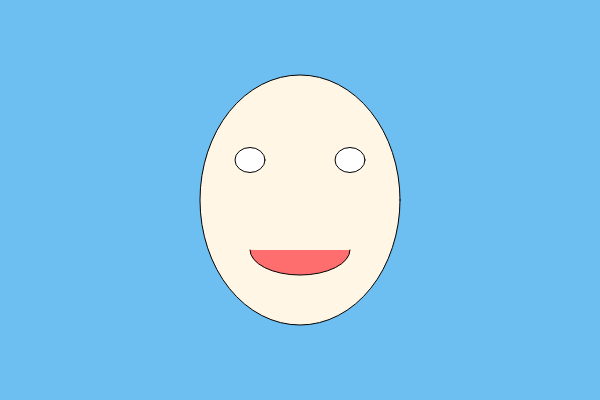
Frame 1 (no input)
Frame 60 (no input): identical to frame 1, image omitted
Frame 120 (the mouse pressed at the canvas centre since frame 60): identical to frame 1, image omitted

The p5.js sketch that drew this single still picture (run headless with seeded random() and noise() and a simulated clock; from frame 60 on, the mouse is pressed at the canvas centre):

// p5.js sketch
// ── sketch.js
function setup() {
  createCanvas(600, 400);//Tamany de l'àrea de dibuix
  //El primer número es l'amplada en pixels i el segon número es l'alçada en pixels.
}

function draw() {
  background(109,191,242);// Color del fons del dibuix.
  //El primer número es el nivell de vermell"R", el segon número es el nivell de verd "G" i el tercer número es l'entensitat de blau "B", per tant color RGB en html. Dintre de background o fons.
 fill(255,246,229);//Color de  la cara exterior.
  //En el cas del fill serà al mateix pero el que fa es omplir de color la figura següent que son dos ellipses.
  ellipse(300,200,200,250);//Forma de la cara exterior
  //El primer número es la posició x del centre de l'ellipse desde la cantonada superior esquerra que es al "0,0",el segon número es la posició "y" o alçada del centre de l'ellipse  i el tercer número l'amplada del ellipse. El quart número es l'alçada de l'ellipse.
     fill(255,255,255);//Color blanc dels ulls
  ellipse(250,160,30,25);   // Forma de l'ull dret perquè x=250   
    ellipse(350, 160,30,25); //Forma de l'ull esquerra perquè x=350          
     fill(255,110,110);//Color de la boca

arc(300,250,100,50,0,PI);//Forma de la boca
}
